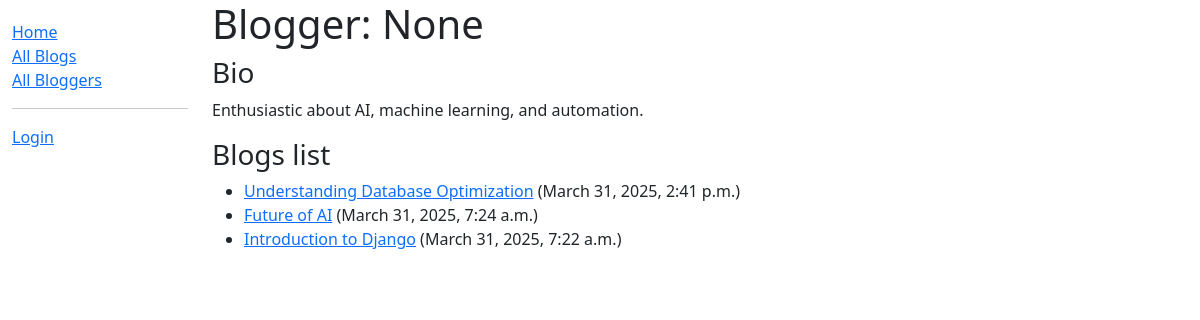
/blog/authors/3, run on an earlier commit of the app's database.
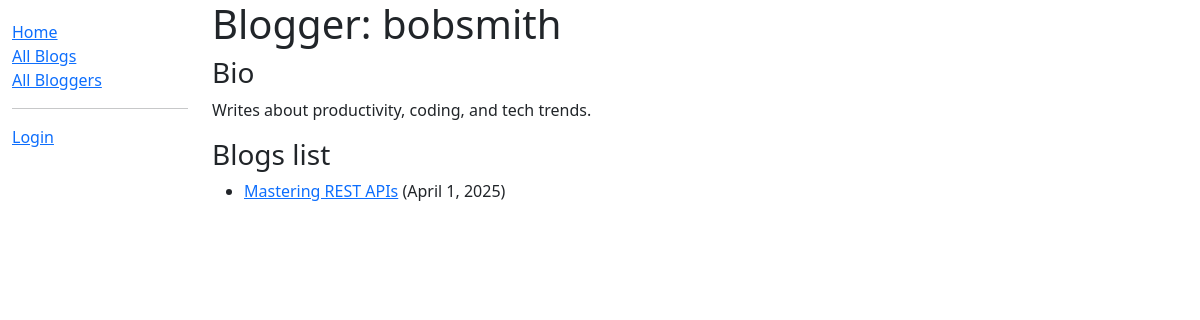
And on a later commit of the database.
### blog/models.py (models this page shows, shortened)
class Author(models.Model):
    name = models.OneToOneField(User, on_delete=models.SET_NULL, null=True)
    bio = models.TextField(
        max_length=200, help_text='Enter a short bio about the author')
    class Meta:
        ordering = ['name']

class Blog(models.Model):
    title = models.CharField(max_length=100)
    author = models.ForeignKey(
        Author, on_delete=models.SET_NULL, null=True)
    content = models.TextField(
        max_length=2000, help_text='Enter the blog content')
    post_date = models.DateField(default=date.today)
    class Meta:
        ordering = ['-post_date']
    def get_absolute_url(self):
        return reverse('blog_detail', args=[str(self.pk)])

### blog/views.py (the view)
# urls.py: path('authors/<int:pk>', views.BlogListbyAuthorView.as_view(), name='author_detail'),
class BlogListbyAuthorView(ListView):
    model = Blog
    template_name = 'blog/author_blogs.html'
    def get_queryset(self):
        return Blog.objects.filter(author=self.kwargs['pk'])
    def get_context_data(self, **kwargs):
        context = super().get_context_data(**kwargs)
        context['author'] = get_object_or_404(Author, pk=self.kwargs['pk'])
        return context

### blog/templates/blog/author_blogs.html
{% extends "base_generic.html" %}
{% block content %}
<h1>Blogger: {{author.name}}</h1>
<h3>Bio</h3>
<p>{{author.bio}}</p>
{% if blog_list %}
<h3>Blogs list</h3>
<ul>
    {% for blog in blog_list %}
    <li>
        <a href="{{ blog.get_absolute_url }}">{{ blog.title }}</a> ({{blog.post_date}})</a>
    </li>
    {% endfor %}
</ul>
{% else %}
<p>This blogger hasn't posted anything yet.</p>
{% endif %}
{% endblock %}

What changed in the data, as far as the page shows it:
removed Blog: title "Understanding Database Optimization", post_date "March 31, 2025, 2:41 p.m."
no longer on this page (row edited): Blog: title "Future of AI", post_date "March 31, 2025, 7:24 a.m."
no longer on this page (row edited): Blog: title "Introduction to Django", post_date "March 31, 2025, 7:22 a.m."
changed Author: bio "Enthusiastic about AI, machine learning, and automation." → "Writes about productivity, coding, and tech trends."
now on this page (row edited): Blog: title "Mastering REST APIs", post_date "April 1, 2025"
